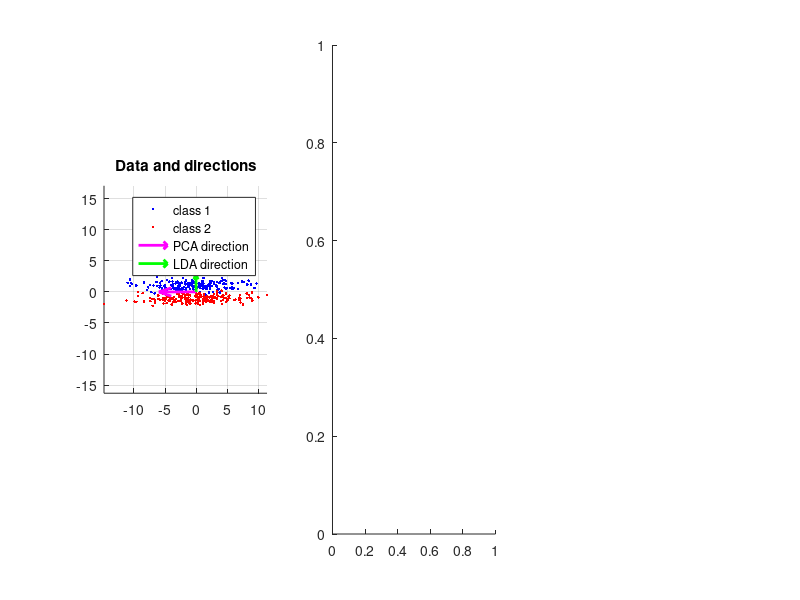

MATLAB code to generate this figure: (Note: this script raises an error after producing the figure.)
%% Minimal LDA on toy data (two classes in 2D)
% Shows why PCA is not a classifier: all the SPREAD is along x, but all the
% CLASS INFORMATION is along y.  PCA maximises spread and picks x.  Fisher
% maximises (between-class / within-class) and picks y.
%
% Notation follows the study guide: S_W within-class scatter, S_B between,
% wLDA the projection direction, J(wLDA) the Fisher criterion.

clc; clear; close all;
rng(1);                                   % same data every run
n = 200;                                  % points per class

figDir = 'figures/';
if exist(figDir, 'dir') == 0
    mkdir(figDir);
end

% 1. Make data: both classes are wide in x, thin in y,
%    and they differ only in y (class 1 at y = +1, class 2 at y = -1)
X1 = [4*randn(1, n); 0.5*randn(1, n) + 1];
X2 = [4*randn(1, n); 0.5*randn(1, n) - 1];

% 2. Class means
mean1 = mean(X1, 2);
mean2 = mean(X2, 2);

% 3. Within-class scatter: spread of each class around its own mean
Sw = (X1 - mean1)*(X1 - mean1)' + (X2 - mean2)*(X2 - mean2)';

% 4. LDA direction: wLDA = Sw^(-1) (mean1 - mean2), made unit length.
%    Sw \ (mean1-mean2) SOLVES Sw*wLDA = mean1-mean2; it never forms an inverse.
%    J(wLDA) is unchanged if wLDA is scaled, so the length is ours to choose.
wLDA = Sw \ (mean1 - mean2);
wLDA = wLDA / norm(wLDA);

% 5. Project every point onto wLDA (each point becomes one number)
projLDA1 = wLDA' * X1;
projLDA2 = wLDA' * X2;

% 6. Classify with a threshold halfway between the projected means
threshold = (mean(projLDA1) + mean(projLDA2)) / 2;
accLDA = 100 * (sum(projLDA1 > threshold) + sum(projLDA2 <= threshold)) / (2*n);
fprintf('LDA direction wLDA = (%.3f, %.3f), accuracy = %.1f%%\n', wLDA, accLDA);

% For comparison: PCA direction = top eigenvector of the covariance
X = [X1, X2];
[V, D] = eig(cov(X'));
[~, i] = max(diag(D));                    % eig is ASCENDING, so take the max
wPCA = V(:, i);
accPCA = 100 * (sum(wPCA'*X1 > (mean(wPCA'*X1)+mean(wPCA'*X2))/2) + ...
              sum(wPCA'*X2 <= (mean(wPCA'*X1)+mean(wPCA'*X2))/2)) / (2*n);
fprintf('PCA direction   = (%.3f, %.3f), accuracy = %.1f%%\n', wPCA, accPCA);

% 7. Plots
figure('Position', [100 100 1100 350]);

subplot(1, 3, 1); hold on;
plot(X1(1,:), X1(2,:), 'b.');
plot(X2(1,:), X2(2,:), 'r.');
quiver(0, 0, 6*wPCA(1), 6*wPCA(2), 0, 'm', 'LineWidth', 2);
quiver(0, 0, 3*wLDA(1),  3*wLDA(2),  0, 'g', 'LineWidth', 2);
legend('class 1', 'class 2', 'PCA direction', 'LDA direction');
axis equal; grid on; title('Data and directions');

subplot(1, 3, 2); hold on;
histogram(wPCA' * X1, 30);  histogram(wPCA' * X2, 30);
title(sprintf('Projected onto PCA: overlap (%.1f%%)', accPCA)); grid on;

subplot(1, 3, 3); hold on;
histogram(projLDA1, 30);  histogram(projLDA2, 30);
title(sprintf('Projected onto LDA: separated (%.1f%%)', accLDA)); grid on;

saveas(gcf, [figDir 'toy.png']);
fprintf('figure saved to %s\n', figDir);
